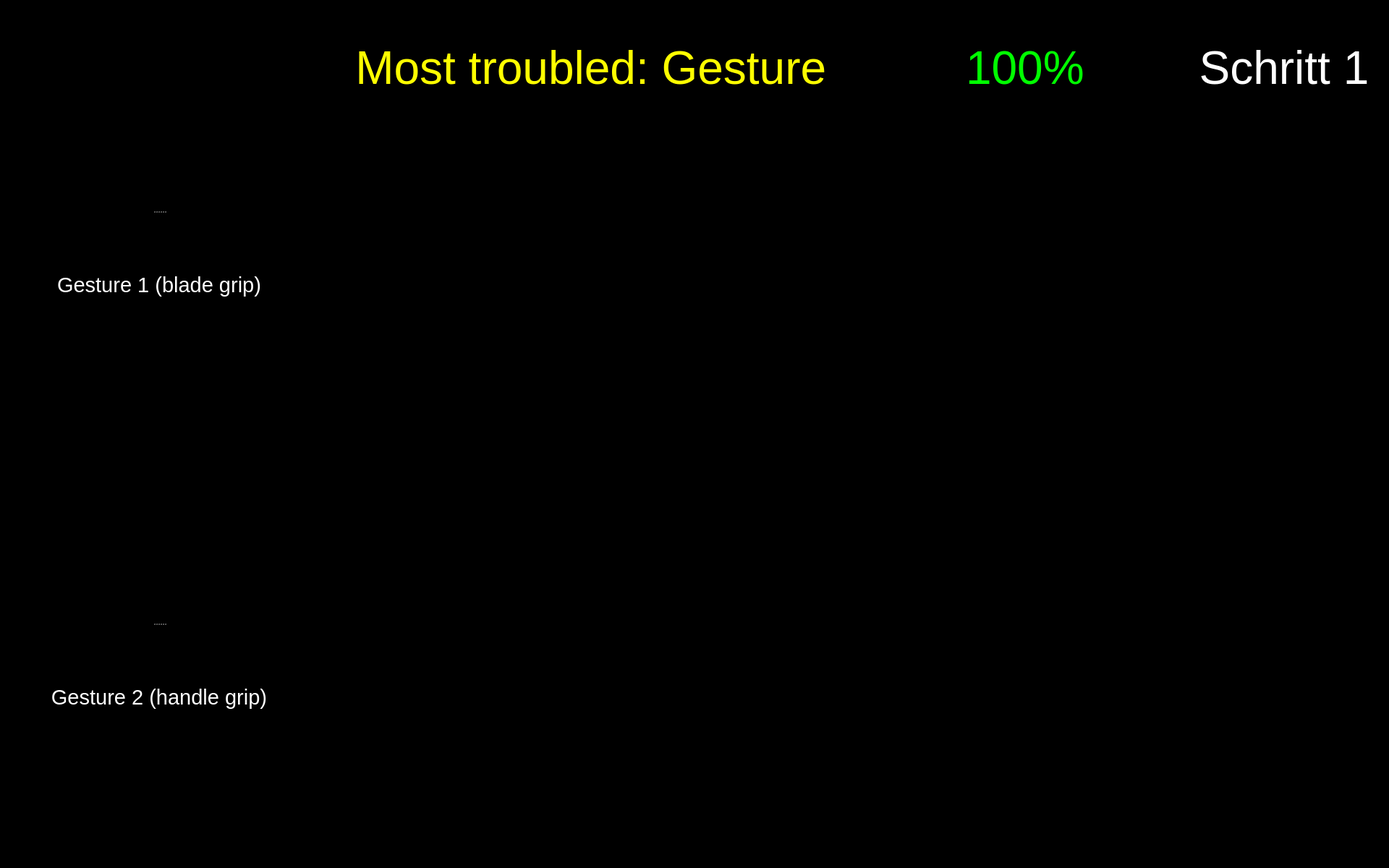
<?xml version="1.0" encoding="UTF-8"?>
<ui version="4.0">
 <class>Form</class>
 <widget class="QWidget" name="Form">
  <property name="geometry">
   <rect>
    <x>0</x>
    <y>0</y>
    <width>1920</width>
    <height>1200</height>
   </rect>
  </property>
  <property name="maximumSize">
   <size>
    <width>1920</width>
    <height>1200</height>
   </size>
  </property>
  <property name="windowTitle">
   <string>Form</string>
  </property>
  <property name="styleSheet">
   <string notr="true">background-color: rgb(0, 0, 0);</string>
  </property>
  <widget class="QLabel" name="label_plot_1">
   <property name="geometry">
    <rect>
     <x>490</x>
     <y>180</y>
     <width>850</width>
     <height>340</height>
    </rect>
   </property>
   <property name="maximumSize">
    <size>
     <width>1200</width>
     <height>480</height>
    </size>
   </property>
   <property name="font">
    <font>
     <pointsize>48</pointsize>
    </font>
   </property>
   <property name="styleSheet">
    <string notr="true">color: rgb(255, 255, 255);</string>
   </property>
   <property name="text">
    <string/>
   </property>
   <property name="scaledContents">
    <bool>true</bool>
   </property>
  </widget>
  <widget class="QWidget" name="widget_score" native="true">
   <property name="geometry">
    <rect>
     <x>1180</x>
     <y>20</y>
     <width>450</width>
     <height>150</height>
    </rect>
   </property>
   <widget class="QWidget" name="horizontalLayoutWidget_2">
    <property name="geometry">
     <rect>
      <x>-1</x>
      <y>-1</y>
      <width>451</width>
      <height>152</height>
     </rect>
    </property>
    <layout class="QHBoxLayout" name="horizontalLayout_2">
     <item>
      <widget class="QLabel" name="score_flag">
       <property name="enabled">
        <bool>true</bool>
       </property>
       <property name="sizePolicy">
        <sizepolicy hsizetype="Preferred" vsizetype="Preferred">
         <horstretch>0</horstretch>
         <verstretch>0</verstretch>
        </sizepolicy>
       </property>
       <property name="maximumSize">
        <size>
         <width>150</width>
         <height>150</height>
        </size>
       </property>
       <property name="text">
        <string/>
       </property>
       <property name="pixmap">
        <pixmap resource="resources/res.qrc">:/img/Score Flag.svg</pixmap>
       </property>
      </widget>
     </item>
     <item>
      <widget class="QLabel" name="label_text_score">
       <property name="font">
        <font>
         <pointsize>48</pointsize>
        </font>
       </property>
       <property name="styleSheet">
        <string notr="true">color: rgb(0, 255, 0);</string>
       </property>
       <property name="text">
        <string>&lt;html&gt;&lt;head/&gt;&lt;body&gt;&lt;p&gt;&lt;span style=&quot; color:#00ff00;&quot;&gt;100%&lt;/span&gt;&lt;/p&gt;&lt;/body&gt;&lt;/html&gt;</string>
       </property>
       <property name="alignment">
        <set>Qt::AlignLeading|Qt::AlignLeft|Qt::AlignVCenter</set>
       </property>
       <property name="wordWrap">
        <bool>true</bool>
       </property>
      </widget>
     </item>
    </layout>
   </widget>
  </widget>
  <widget class="QLabel" name="icon_newbie_1">
   <property name="enabled">
    <bool>true</bool>
   </property>
   <property name="geometry">
    <rect>
     <x>490</x>
     <y>380</y>
     <width>100</width>
     <height>100</height>
    </rect>
   </property>
   <property name="sizePolicy">
    <sizepolicy hsizetype="Preferred" vsizetype="Preferred">
     <horstretch>0</horstretch>
     <verstretch>0</verstretch>
    </sizepolicy>
   </property>
   <property name="maximumSize">
    <size>
     <width>100</width>
     <height>100</height>
    </size>
   </property>
   <property name="text">
    <string/>
   </property>
   <property name="pixmap">
    <pixmap resource="resources/res.qrc">:/img/Icon User.png</pixmap>
   </property>
   <property name="scaledContents">
    <bool>true</bool>
   </property>
  </widget>
  <widget class="QLabel" name="icon_expert_1">
   <property name="enabled">
    <bool>true</bool>
   </property>
   <property name="geometry">
    <rect>
     <x>490</x>
     <y>220</y>
     <width>100</width>
     <height>100</height>
    </rect>
   </property>
   <property name="sizePolicy">
    <sizepolicy hsizetype="Preferred" vsizetype="Preferred">
     <horstretch>0</horstretch>
     <verstretch>0</verstretch>
    </sizepolicy>
   </property>
   <property name="maximumSize">
    <size>
     <width>100</width>
     <height>100</height>
    </size>
   </property>
   <property name="text">
    <string/>
   </property>
   <property name="pixmap">
    <pixmap resource="resources/res.qrc">:/img/Icon Expert.png</pixmap>
   </property>
   <property name="scaledContents">
    <bool>true</bool>
   </property>
  </widget>
  <widget class="QPushButton" name="button_exit">
   <property name="enabled">
    <bool>true</bool>
   </property>
   <property name="geometry">
    <rect>
     <x>1760</x>
     <y>1040</y>
     <width>150</width>
     <height>150</height>
    </rect>
   </property>
   <property name="minimumSize">
    <size>
     <width>81</width>
     <height>81</height>
    </size>
   </property>
   <property name="maximumSize">
    <size>
     <width>150</width>
     <height>150</height>
    </size>
   </property>
   <property name="cursor">
    <cursorShape>OpenHandCursor</cursorShape>
   </property>
   <property name="focusPolicy">
    <enum>Qt::WheelFocus</enum>
   </property>
   <property name="contextMenuPolicy">
    <enum>Qt::DefaultContextMenu</enum>
   </property>
   <property name="icon">
    <iconset resource="resources/res.qrc">
     <normaloff>:/buttons/Button Exit.svg</normaloff>:/buttons/Button Exit.svg</iconset>
   </property>
   <property name="iconSize">
    <size>
     <width>144</width>
     <height>144</height>
    </size>
   </property>
   <property name="autoDefault">
    <bool>false</bool>
   </property>
   <property name="default">
    <bool>false</bool>
   </property>
   <property name="flat">
    <bool>true</bool>
   </property>
  </widget>
  <widget class="QLabel" name="label_plot_2">
   <property name="geometry">
    <rect>
     <x>490</x>
     <y>760</y>
     <width>850</width>
     <height>340</height>
    </rect>
   </property>
   <property name="maximumSize">
    <size>
     <width>1200</width>
     <height>480</height>
    </size>
   </property>
   <property name="font">
    <font>
     <pointsize>48</pointsize>
    </font>
   </property>
   <property name="styleSheet">
    <string notr="true">color: rgb(255, 255, 255);</string>
   </property>
   <property name="text">
    <string/>
   </property>
   <property name="scaledContents">
    <bool>true</bool>
   </property>
  </widget>
  <widget class="QPushButton" name="button_nav_right">
   <property name="enabled">
    <bool>true</bool>
   </property>
   <property name="geometry">
    <rect>
     <x>960</x>
     <y>560</y>
     <width>150</width>
     <height>150</height>
    </rect>
   </property>
   <property name="minimumSize">
    <size>
     <width>81</width>
     <height>81</height>
    </size>
   </property>
   <property name="maximumSize">
    <size>
     <width>150</width>
     <height>150</height>
    </size>
   </property>
   <property name="cursor">
    <cursorShape>OpenHandCursor</cursorShape>
   </property>
   <property name="focusPolicy">
    <enum>Qt::WheelFocus</enum>
   </property>
   <property name="contextMenuPolicy">
    <enum>Qt::DefaultContextMenu</enum>
   </property>
   <property name="layoutDirection">
    <enum>Qt::LeftToRight</enum>
   </property>
   <property name="autoFillBackground">
    <bool>false</bool>
   </property>
   <property name="styleSheet">
    <string notr="true"/>
   </property>
   <property name="icon">
    <iconset resource="resources/res.qrc">
     <normaloff>:/buttons/Button Right.svg</normaloff>:/buttons/Button Right.svg</iconset>
   </property>
   <property name="iconSize">
    <size>
     <width>144</width>
     <height>144</height>
    </size>
   </property>
   <property name="autoDefault">
    <bool>false</bool>
   </property>
   <property name="default">
    <bool>false</bool>
   </property>
   <property name="flat">
    <bool>true</bool>
   </property>
  </widget>
  <widget class="QPushButton" name="button_nav_left">
   <property name="enabled">
    <bool>true</bool>
   </property>
   <property name="geometry">
    <rect>
     <x>800</x>
     <y>560</y>
     <width>150</width>
     <height>150</height>
    </rect>
   </property>
   <property name="minimumSize">
    <size>
     <width>81</width>
     <height>81</height>
    </size>
   </property>
   <property name="maximumSize">
    <size>
     <width>150</width>
     <height>150</height>
    </size>
   </property>
   <property name="cursor">
    <cursorShape>OpenHandCursor</cursorShape>
   </property>
   <property name="focusPolicy">
    <enum>Qt::WheelFocus</enum>
   </property>
   <property name="contextMenuPolicy">
    <enum>Qt::DefaultContextMenu</enum>
   </property>
   <property name="layoutDirection">
    <enum>Qt::LeftToRight</enum>
   </property>
   <property name="autoFillBackground">
    <bool>false</bool>
   </property>
   <property name="styleSheet">
    <string notr="true"/>
   </property>
   <property name="icon">
    <iconset resource="resources/res.qrc">
     <normaloff>:/buttons/Button Left.svg</normaloff>:/buttons/Button Left.svg</iconset>
   </property>
   <property name="iconSize">
    <size>
     <width>144</width>
     <height>144</height>
    </size>
   </property>
   <property name="autoDefault">
    <bool>false</bool>
   </property>
   <property name="default">
    <bool>false</bool>
   </property>
   <property name="flat">
    <bool>true</bool>
   </property>
  </widget>
  <widget class="QLabel" name="icon_newbie_2">
   <property name="enabled">
    <bool>true</bool>
   </property>
   <property name="geometry">
    <rect>
     <x>490</x>
     <y>960</y>
     <width>100</width>
     <height>100</height>
    </rect>
   </property>
   <property name="sizePolicy">
    <sizepolicy hsizetype="Preferred" vsizetype="Preferred">
     <horstretch>0</horstretch>
     <verstretch>0</verstretch>
    </sizepolicy>
   </property>
   <property name="maximumSize">
    <size>
     <width>100</width>
     <height>100</height>
    </size>
   </property>
   <property name="text">
    <string/>
   </property>
   <property name="pixmap">
    <pixmap resource="resources/res.qrc">:/img/Icon User.png</pixmap>
   </property>
   <property name="scaledContents">
    <bool>true</bool>
   </property>
  </widget>
  <widget class="QLabel" name="icon_expert_2">
   <property name="enabled">
    <bool>true</bool>
   </property>
   <property name="geometry">
    <rect>
     <x>490</x>
     <y>810</y>
     <width>100</width>
     <height>100</height>
    </rect>
   </property>
   <property name="sizePolicy">
    <sizepolicy hsizetype="Preferred" vsizetype="Preferred">
     <horstretch>0</horstretch>
     <verstretch>0</verstretch>
    </sizepolicy>
   </property>
   <property name="maximumSize">
    <size>
     <width>100</width>
     <height>100</height>
    </size>
   </property>
   <property name="text">
    <string/>
   </property>
   <property name="pixmap">
    <pixmap resource="resources/res.qrc">:/img/Icon Expert.png</pixmap>
   </property>
   <property name="scaledContents">
    <bool>true</bool>
   </property>
  </widget>
  <widget class="QLabel" name="icon_reaction_1">
   <property name="enabled">
    <bool>true</bool>
   </property>
   <property name="geometry">
    <rect>
     <x>1400</x>
     <y>250</y>
     <width>200</width>
     <height>200</height>
    </rect>
   </property>
   <property name="sizePolicy">
    <sizepolicy hsizetype="Preferred" vsizetype="Preferred">
     <horstretch>0</horstretch>
     <verstretch>0</verstretch>
    </sizepolicy>
   </property>
   <property name="maximumSize">
    <size>
     <width>200</width>
     <height>200</height>
    </size>
   </property>
   <property name="text">
    <string/>
   </property>
   <property name="scaledContents">
    <bool>true</bool>
   </property>
  </widget>
  <widget class="QLabel" name="icon_reaction_2">
   <property name="enabled">
    <bool>true</bool>
   </property>
   <property name="geometry">
    <rect>
     <x>1400</x>
     <y>820</y>
     <width>200</width>
     <height>200</height>
    </rect>
   </property>
   <property name="sizePolicy">
    <sizepolicy hsizetype="Preferred" vsizetype="Preferred">
     <horstretch>0</horstretch>
     <verstretch>0</verstretch>
    </sizepolicy>
   </property>
   <property name="maximumSize">
    <size>
     <width>200</width>
     <height>200</height>
    </size>
   </property>
   <property name="text">
    <string/>
   </property>
   <property name="scaledContents">
    <bool>true</bool>
   </property>
  </widget>
  <widget class="QLabel" name="image_step">
   <property name="geometry">
    <rect>
     <x>1650</x>
     <y>170</y>
     <width>250</width>
     <height>250</height>
    </rect>
   </property>
   <property name="font">
    <font>
     <pointsize>48</pointsize>
    </font>
   </property>
   <property name="styleSheet">
    <string notr="true">color: rgb(255, 255, 255);</string>
   </property>
   <property name="text">
    <string/>
   </property>
   <property name="pixmap">
    <pixmap resource="resources/res.qrc">:/detected steps/Detected Step1_Button.png</pixmap>
   </property>
   <property name="alignment">
    <set>Qt::AlignCenter</set>
   </property>
   <property name="wordWrap">
    <bool>true</bool>
   </property>
  </widget>
  <widget class="QLabel" name="label_trouble">
   <property name="geometry">
    <rect>
     <x>260</x>
     <y>20</y>
     <width>900</width>
     <height>150</height>
    </rect>
   </property>
   <property name="font">
    <font>
     <family>Arial</family>
     <pointsize>48</pointsize>
     <weight>9</weight>
     <italic>false</italic>
     <bold>false</bold>
    </font>
   </property>
   <property name="styleSheet">
    <string notr="true">font: 75 48pt &quot;Arial&quot;;
color: rgb(255, 255, 0);</string>
   </property>
   <property name="text">
    <string>Most troubled: Gesture </string>
   </property>
   <property name="textFormat">
    <enum>Qt::RichText</enum>
   </property>
   <property name="alignment">
    <set>Qt::AlignRight|Qt::AlignTrailing|Qt::AlignVCenter</set>
   </property>
   <property name="wordWrap">
    <bool>true</bool>
   </property>
  </widget>
  <widget class="QLabel" name="label_text_step">
   <property name="geometry">
    <rect>
     <x>1650</x>
     <y>20</y>
     <width>250</width>
     <height>150</height>
    </rect>
   </property>
   <property name="font">
    <font>
     <family>Arial</family>
     <pointsize>48</pointsize>
     <weight>9</weight>
     <italic>false</italic>
     <bold>false</bold>
    </font>
   </property>
   <property name="styleSheet">
    <string notr="true">font: 75 48pt &quot;Arial&quot;;
color: rgb(255, 255, 255);</string>
   </property>
   <property name="text">
    <string>Schritt 1</string>
   </property>
   <property name="textFormat">
    <enum>Qt::RichText</enum>
   </property>
   <property name="alignment">
    <set>Qt::AlignCenter</set>
   </property>
   <property name="wordWrap">
    <bool>true</bool>
   </property>
  </widget>
  <widget class="QSplitter" name="splitter_3">
   <property name="geometry">
    <rect>
     <x>60</x>
     <y>780</y>
     <width>320</width>
     <height>282</height>
    </rect>
   </property>
   <property name="orientation">
    <enum>Qt::Vertical</enum>
   </property>
   <widget class="QLabel" name="image_required_2">
    <property name="maximumSize">
     <size>
      <width>320</width>
      <height>240</height>
     </size>
    </property>
    <property name="text">
     <string/>
    </property>
    <property name="pixmap">
     <pixmap resource="resources/res.qrc">:/img/step1_gesture2.png</pixmap>
    </property>
    <property name="scaledContents">
     <bool>true</bool>
    </property>
   </widget>
   <widget class="QLabel" name="text_required_2">
    <property name="font">
     <font>
      <family>Arial</family>
      <pointsize>22</pointsize>
      <weight>9</weight>
      <italic>false</italic>
      <bold>false</bold>
     </font>
    </property>
    <property name="styleSheet">
     <string notr="true">font: 75 22pt &quot;Arial&quot;;
color: rgb(255, 255, 255);</string>
    </property>
    <property name="text">
     <string>Gesture 2 (handle grip)</string>
    </property>
    <property name="textFormat">
     <enum>Qt::PlainText</enum>
    </property>
    <property name="alignment">
     <set>Qt::AlignCenter</set>
    </property>
    <property name="wordWrap">
     <bool>true</bool>
    </property>
   </widget>
  </widget>
  <widget class="QSplitter" name="splitter_2">
   <property name="geometry">
    <rect>
     <x>60</x>
     <y>210</y>
     <width>320</width>
     <height>282</height>
    </rect>
   </property>
   <property name="orientation">
    <enum>Qt::Vertical</enum>
   </property>
   <widget class="QLabel" name="image_required_1">
    <property name="maximumSize">
     <size>
      <width>320</width>
      <height>240</height>
     </size>
    </property>
    <property name="text">
     <string/>
    </property>
    <property name="pixmap">
     <pixmap resource="resources/res.qrc">:/img/step1_gesture1.png</pixmap>
    </property>
    <property name="scaledContents">
     <bool>true</bool>
    </property>
   </widget>
   <widget class="QLabel" name="text_required_1">
    <property name="font">
     <font>
      <family>Arial</family>
      <pointsize>22</pointsize>
      <weight>9</weight>
      <italic>false</italic>
      <bold>false</bold>
     </font>
    </property>
    <property name="styleSheet">
     <string notr="true">font: 75 22pt &quot;Arial&quot;;
color: rgb(255, 255, 255);</string>
    </property>
    <property name="text">
     <string>Gesture 1 (blade grip)</string>
    </property>
    <property name="textFormat">
     <enum>Qt::PlainText</enum>
    </property>
    <property name="alignment">
     <set>Qt::AlignCenter</set>
    </property>
    <property name="wordWrap">
     <bool>true</bool>
    </property>
   </widget>
  </widget>
 </widget>
 <resources>
  <include location="resources/res.qrc"/>
 </resources>
 <connections/>
</ui>
